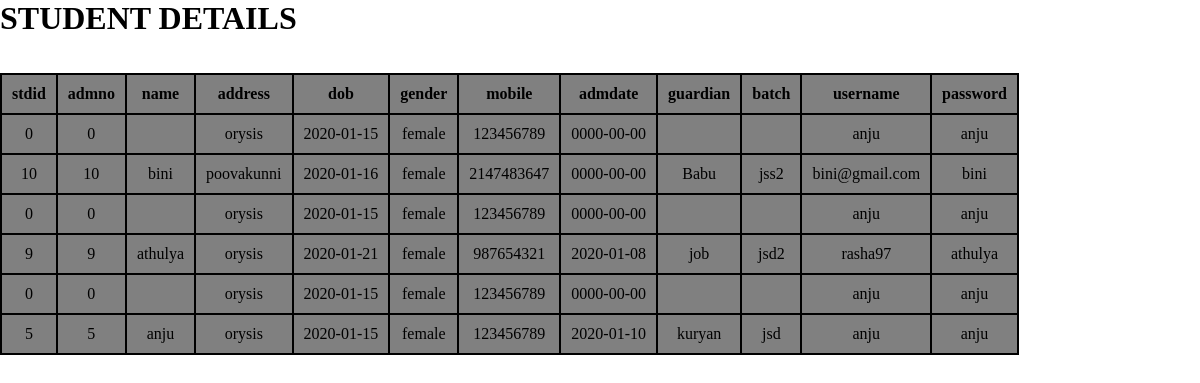
Page /view_student.php on the committed database.
### tables this page shows
CREATE TABLE `studreg` (
  `stdid` int(11) NOT NULL,
  `admno` int(11) NOT NULL,
  `name` varchar(10) NOT NULL,
  `address` varchar(10) NOT NULL,
  `dob` date NOT NULL,
  `gender` varchar(10) NOT NULL,
  `mobile` int(11) NOT NULL,
  `admdate` date NOT NULL,
  `guardian` varchar(10) NOT NULL,
  `batch` varchar(10) NOT NULL,
  `username` varchar(15) NOT NULL,
  `password` varchar(10) NOT NULL
);

### view_student.php (the view, shortened to what this page needs)
<!DOCTYPE html>
<html>
	<head>
		<link rel="stylesheet" href="css/style3.css">
	</head>
	<body class="bi">
		<div class="display">
		<div>
			<h1>STUDENT DETAILS</h1>
			<br><br>
			<table>
				<thead>
					<tr>
						<th>stdid</th>
						<th>admno</th>
						<th>name</th>
						<th>address</th>
						<th>dob</th>
						<th>gender</th>
						<th>mobile</th>
						<th>admdate</th>
						<th>guardian</th>
						<th>batch</th>
						<th>username</th>
						<th>password</th>
					</tr>
				</thead>
				<tbody>
					<?php
						require_once 'connect.php';
						$sql="select * from studreg";
						$result=mysqli_query($conn,$sql);
						while($row=mysqli_fetch_assoc($result))
						{
					?>
					<tr>
						<td><?php echo $row['stdid'];?></td>
						<td><?php echo $row['admno'];?></td>
						<td><?php echo $row['name'];?></td>
						<td><?php echo $row['address'];?></td>
						<td><?php echo $row['dob'];?></td>
						<td><?php echo $row['gender'];?></td>
						<td><?php echo $row['mobile'];?></td>
						<td><?php echo $row['admdate'];?></td>
						<td><?php echo $row['guardian'];?></td>
						<td><?php echo $row['batch'];?></td>
						<td><?php echo $row['username'];?></td>
						<td><?php echo $row['password'];?></td>
					</tr>
						<?php
							}
						?>
				</tbody>
			</table>
		</div>
	</div>
	</body>
</html>

### css/style3.css (style rules this page uses)
* { margin:0px; padding:0px; box-sizing:border-box; }

### view_student.php (style rules this page uses)
table,td,th { border: 2px solid black;border-collapse: collapse; padding:10px;background-color: grey;text-align: center; }

### rows in the picture
studreg: stdid "0", admno "0", address "orysis", dob "2020-01-15", gender "female", mobile "123456789", admdate "0000-00-00", username "anju", password "anju"
studreg: stdid "10", admno "10", name "bini", address "poovakunni", dob "2020-01-16", gender "female", mobile "2147483647", admdate "0000-00-00", guardian "Babu", batch "jss2", username "bini@gmail.com", password "bini"
studreg: stdid "0", admno "0", address "orysis", dob "2020-01-15", gender "female", mobile "123456789", admdate "0000-00-00", username "anju", password "anju"
studreg: stdid "9", admno "9", name "athulya", address "orysis", dob "2020-01-21", gender "female", mobile "987654321", admdate "2020-01-08", guardian "job", batch "jsd2", username "rasha97", password "athulya"
studreg: stdid "0", admno "0", address "orysis", dob "2020-01-15", gender "female", mobile "123456789", admdate "0000-00-00", username "anju", password "anju"
studreg: stdid "5", admno "5", name "anju", address "orysis", dob "2020-01-15", gender "female", mobile "123456789", admdate "2020-01-10", guardian "kuryan", batch "jsd", username "anju", password "anju"
